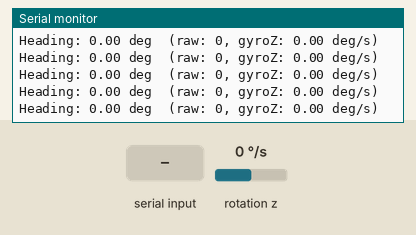
Recording of a sketch running on a simulated Arduino Uno, built with avr-gcc and run on an emulated ATmega328P. Shown: the last lines printed to the serial monitor. Wiring (inferred from the names in the program): MPU-6050 motion sensor at I2C address 0x68. Inputs (shaded band) come from the test bench; at power-on: rotation z 0 °/s.

Above: at 2.5 s.
2.6 s: "r" received over Serial
4.1 s: rotation z set to -192 °/s
At 4.19 s:
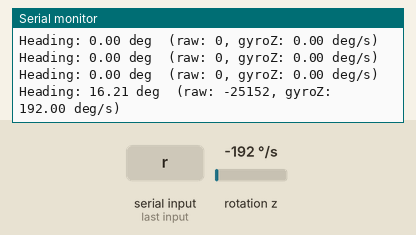
5.6 s: "R" received over Serial
At 5.79 s:
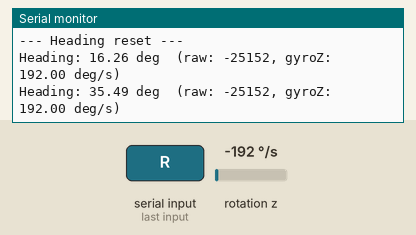
7.1 s: rotation z set to -100 °/s
At 7.19 s:
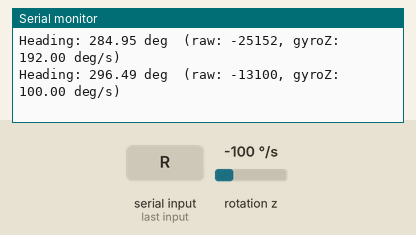
Timing chart, 0 to 9.6 s (numbered marks = the images above; inputs shaded):
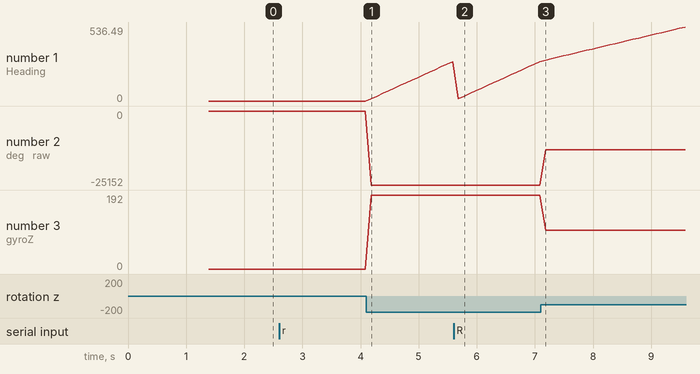

Measured:
- after the input at 4.1 s, the serial monitor: prints a new line after 0.08 s (image 1)
- after the input at 5.6 s, the serial monitor: prints a new line after 0.08 s (image 2)
- after the input at 7.1 s, the serial monitor: prints a new line after 0.09 s (image 3)
- plotted number 1: 0 → 285.29 after the input at 4.1 s, 285.29 → 284.95 after the input at 5.6 s, 284.95 → 536.49 after the input at 7.1 s
- plotted number 2: 0 → -25152 after the input at 4.1 s, -25152 → -13100 after the input at 7.1 s
- plotted number 3: 0 → 192 after the input at 4.1 s, 192 → 100 after the input at 7.1 s

The sketch:

gyro_test.ino
```cpp
// Gyro Test - Just displays MPU6050 heading
// Rotate robot by hand and watch the heading change

#include <Wire.h>

const int MPU6050_ADDR = 0x68;

float heading = 0;        // radians
float gyroBiasZ = 0;
unsigned long lastUpdate = 0;

void setup() {
  Serial.begin(115200);
  Wire.begin();

  // Wake up MPU6050
  Wire.beginTransmission(MPU6050_ADDR);
  Wire.write(0x6B);  // PWR_MGMT_1
  Wire.write(0x00);  // Wake up
  Wire.endTransmission();

  // Set gyro range to ±250°/s
  Wire.beginTransmission(MPU6050_ADDR);
  Wire.write(0x1B);  // GYRO_CONFIG
  Wire.write(0x00);  // ±250°/s
  Wire.endTransmission();

  delay(100);

  // Calibrate
  Serial.println("=== Gyro Test ===");
  Serial.println("Calibrating... keep robot still!");

  long sum = 0;
  const int samples = 500;
  for (int i = 0; i < samples; i++) {
    sum += readGyroZRaw();
    delay(2);
  }
  gyroBiasZ = (float)sum / samples;

  Serial.print("Gyro bias: ");
  Serial.println(gyroBiasZ);
  Serial.println("\nRotate robot by hand. Send 'r' to reset heading.\n");

  lastUpdate = micros();
}

int16_t readGyroZRaw() {
  Wire.beginTransmission(MPU6050_ADDR);
  Wire.write(0x47);  // GYRO_ZOUT_H
  Wire.endTransmission(false);
  Wire.requestFrom(MPU6050_ADDR, 2, true);
  return Wire.read() << 8 | Wire.read();
}

void loop() {
  // Reset on 'r'
  if (Serial.available()) {
    char c = Serial.read();
    if (c == 'r' || c == 'R') {
      heading = 0;
      Serial.println("--- Heading reset ---\n");
    }
  }

  // Update heading
  unsigned long now = micros();
  float dt = (now - lastUpdate) / 1000000.0;
  lastUpdate = now;

  int16_t raw = readGyroZRaw();
  float gyroZ = -(raw - gyroBiasZ) / 131.0;  // °/s (inverted)
  heading += gyroZ * dt;

  // Print every 100ms
  static unsigned long lastPrint = 0;
  if (millis() - lastPrint >= 100) {
    lastPrint = millis();
    Serial.print("Heading: ");
    Serial.print(heading);
    Serial.print(" deg  (raw: ");
    Serial.print(raw);
    Serial.print(", gyroZ: ");
    Serial.print(gyroZ);
    Serial.println(" deg/s)");
  }
}
```
